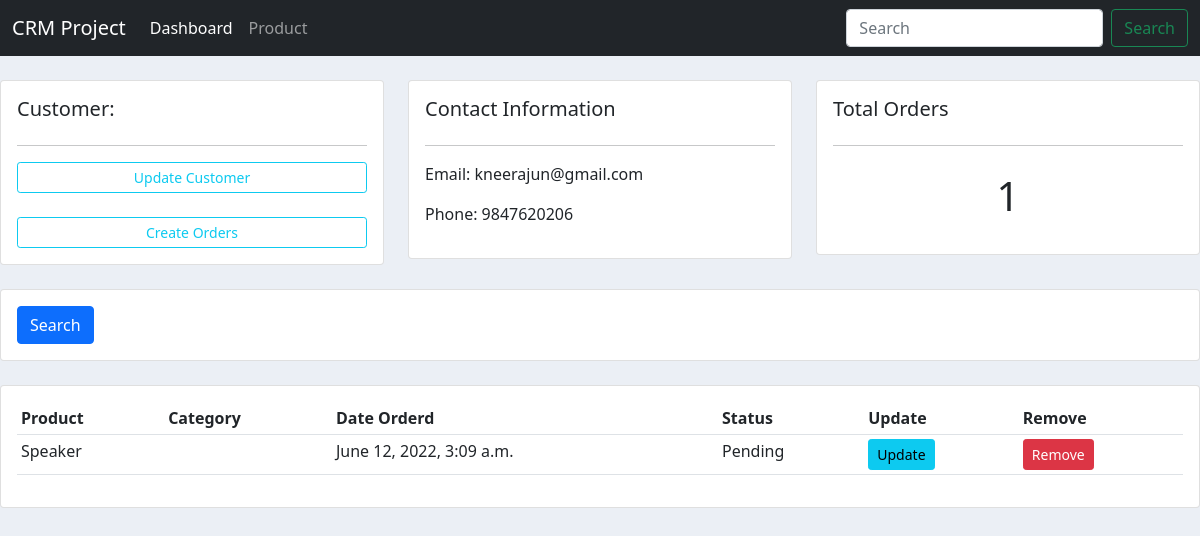
/customer/customer-list/5/, run on the app's committed database.
### customer/models.py (models this page shows, shortened)
class Customer(models.Model):
    name = models.CharField(max_length=100, null=True)
    email = models.CharField(max_length=100, null=True)
    phone = models.CharField(max_length=20, null=True)
    date_created = models.DateTimeField(auto_now_add=True, null=True)

### product/models.py (models this page shows, shortened)
class Order(models.Model):
    STATUS=(
        ('Pending','PENDING'),
        ('Out of stock','OUT OF STOCK'),
        ('Delivery', 'DELIVERY')
    )
    customer= models.ForeignKey(Customer, null=True, on_delete=models.CASCADE)
    product= models.ForeignKey(Product, null=True, on_delete=models.SET_NULL)
    date_created=models.DateTimeField(auto_now_add=True)
    status = models.CharField(max_length=50, null=True, choices=STATUS)

class Product(models.Model):
    CATEGORY=(
        ('Electronics','ELECTRONICS'),
        ('Grossery', 'GROSSERY'),
        ('Clothings','CLOTHINGS'),
        ('HomeAppliance','HOME APPLIANCE')
    )
    name = models.CharField(max_length=100, null=True)
    price = models.FloatField(null=True)
    category = models.CharField(max_length=100, null=True, choices=CATEGORY)
    description = models.CharField(max_length=100, null=True, blank=True)
    date_created = models.DateTimeField(auto_now_add=True)
    tag= models.ManyToManyField(Tag)
    def __str__(self):
        return self.name

### customer/views.py (the view)
# urls.py: path('customer-list/<str:pk>/', customer_list, name='customers_list'),
def customer_list(request, pk):
    customer=Customer.objects.get(id=pk)
    orders=customer.order_set.all()
    order_count=orders.count()
    context={'customer':customer,
    'orders':orders,
    'orders_count':order_count,
    'title':'Customer'}
    return render(request, 'customers.html', context)

### customer/templates/customers.html
{% extends 'base.html' %}
{% block content %}
<br>
<div class="row">
	<div class="col-md">
		<div class="card card-body">
			<h5>Customer:</h5>
			<hr>
			<a class="btn btn-outline-info  btn-sm btn-block" href="{% url 'customer:update_customer' customer.id %}">Update Customer</a>
			<br>
			<a class="btn btn-outline-info  btn-sm btn-block" href="{% url 'product:create_order' customer.id %}">Create Orders</a>
		</div>
	</div>
	<div class="col-md">
		<div class="card card-body">
			<h5>Contact Information</h5>
			<hr>
			<p>Email: {{customer.email}}</p>
			<p>Phone: {{customer.phone}}</p>
		</div>
	</div>
	<div class="col-md">
		<div class="card card-body">
			<h5>Total Orders</h5>
			<hr>
			<h1 style="text-align: center;padding: 10px">{{orders_count}}</h1>
		</div>
	</div>
</div>
<br>
<div class="row">
	<div class="col">
		<div class="card card-body">
			<form method="get">
		    <button class="btn btn-primary" type="submit">Search</button>
		  </form>
		</div>
	</div>
</div>
<br>
<div class="row">
	<div class="col-md">
		<div class="card card-body">
			<table class="table table-sm">
				<tr>
					<th>Product</th>
					<th>Category</th>
					<th>Date Orderd</th>
					<th>Status</th>
					<th>Update</th>
					<th>Remove</th>
				</tr>
				{% for order in orders %}
					<tr>
						<td>{{order.product}}</td>
						<td>{{order.product.ategory}}</td>
						<td>{{order.date_created}}</td>
						<td>{{order.status}}</td>
						<td><a class="btn btn-sm btn-info" href="{% url 'product:update_order' order.id %}">Update</a></td>
                    	<td><a class="btn btn-sm btn-danger" href="{% url 'product:delete_order' order.id %}">Remove</a></td>
					</tr>
				{% endfor %}
			</table>
		</div>
	</div>
</div>
{% endblock content%}

### staticfiles/css/style.css (style rules this page uses)
body { background-color: #ebeff5; }

### data on the page
Customer: email "kneerajun@gmail.com", phone "9847620206"
Order: product "Speaker", date_created "June 12, 2022, 3:09 a.m.", status "Pending"

### other printed values
{{ orders_count }} "1"
